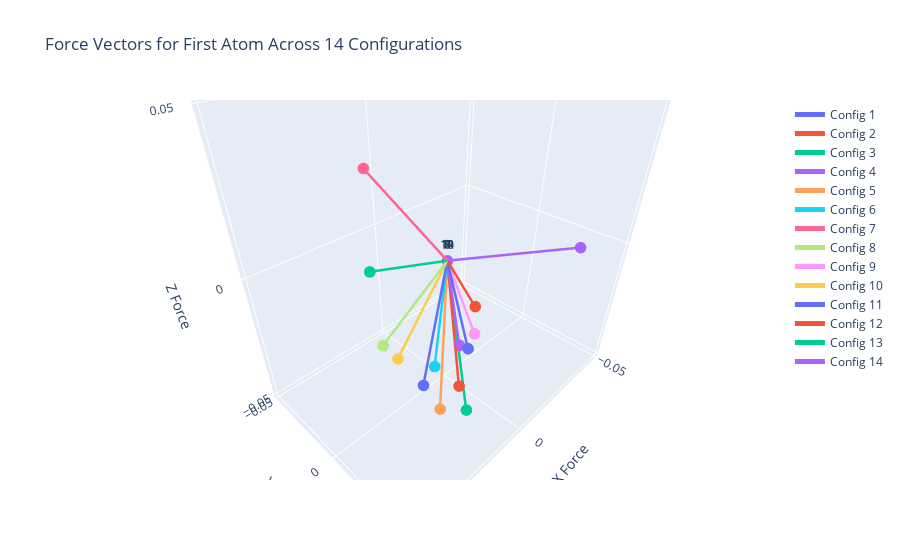

The cell this chart's notebook holds for it:
### Code cell
import ase.io
import numpy as np
import plotly.graph_objects as go

# Function to plot force vectors interactively with line arrows
def plot_force_vectors_interactive(force_vectors):
    fig = go.Figure()

    # Plot arrows for each force vector
    for i, force in enumerate(force_vectors):
        fig.add_trace(go.Scatter3d(
            x=[0, force[0]],
            y=[0, force[1]],
            z=[0, force[2]],
            mode='lines+markers+text',
            marker=dict(size=4),
            line=dict(width=5),
            text=[f'{i+1}'],
            textposition='top center',
            name=f'Config {i+1}'
        ))
    
    max_force = np.max(np.abs(force_vectors))
    fig.update_layout(
        scene=dict(
            xaxis=dict(range=[-max_force, max_force], title='X Force'),
            yaxis=dict(range=[-max_force, max_force], title='Y Force'),
            zaxis=dict(range=[-max_force, max_force], title='Z Force'),
        ),
        title='Force Vectors for First Atom Across 14 Configurations',
    )
    
    fig.show()

# Specify the full path to the file mp-1200374.extxyz
file_path = '../datasets/mp-1200374.extxyz'

# Read the file mp-1200374.extxyz
atoms_list = ase.io.read(file_path, index=':')

# Extract forces for the first atom in each configuration
forces_first_atom = [atoms.get_forces()[0] for atoms in atoms_list]

# Plot the force vectors interactively with line arrows
plot_force_vectors_interactive(forces_first_atom)

### Figure 1 — Plotly figure (JSON) as saved in the notebook; plotly's stock layout.template omitted (floating-point values rounded to 4 significant figures)
{"data": [{"line": {"width": 5}, "marker": {"size": 4}, "mode": "lines+markers+text", "name": "Config 1", "text": ["1"], "textposition": "top center", "type": "scatter3d", "x": [0, 0.04128], "y": [0, 0.04446], "z": [0, -0.001819]}, {"line": {"width": 5}, "marker": {"size": 4}, "mode": "lines+markers+text", "name": "Config 2", "text": ["2"], "textposition": "top center", "type": "scatter3d", "x": [0, 0.01608], "y": [0, 0.03542], "z": [0, 0.0038]}, {"line": {"width": 5}, "marker": {"size": 4}, "mode": "lines+markers+text", "name": "Config 3", "text": ["3"], "textposition": "top center", "type": "scatter3d", "x": [0, 0.0279], "y": [0, 0.0479], "z": [0, -0.01956]}, {"line": {"width": 5}, "marker": {"size": 4}, "mode": "lines+markers+text", "name": "Config 4", "text": ["4"], "textposition": "top center", "type": "scatter3d", "x": [0, 0.02363], "y": [0, 0.03771], "z": [0, -0.003913]}, {"line": {"width": 5}, "marker": {"size": 4}, "mode": "lines+markers+text", "name": "Config 5", "text": ["5"], "textposition": "top center", "type": "scatter3d", "x": [0, 0.03859], "y": [0, 0.04854], "z": [0, -0.009848]}, {"line": {"width": 5}, "marker": {"size": 4}, "mode": "lines+markers+text", "name": "Config 6", "text": ["6"], "textposition": "top center", "type": "scatter3d", "x": [0, 0.03217], "y": [0, 0.03692], "z": [0, -0.005932]}, {"line": {"width": 5}, "marker": {"size": 4}, "mode": "lines+markers+text", "name": "Config 7", "text": ["7"], "textposition": "top center", "type": "scatter3d", "x": [0, 0.05107], "y": [0, 0.04057], "z": [0, 0.05125]}, {"line": {"width": 5}, "marker": {"size": 4}, "mode": "lines+markers+text", "name": "Config 8", "text": ["8"], "textposition": "top center", "type": "scatter3d", "x": [0, 0.04946], "y": [0, 0.03987], "z": [0, 0.01354]}, {"line": {"width": 5}, "marker": {"size": 4}, "mode": "lines+markers+text", "name": "Config 9", "text": ["9"], "textposition": "top center", "type": "scatter3d", "x": [0, 0.01726], "y": [0, 0.03733], "z": [0, -0.003986]}, {"line": {"width": 5}, "marker": {"size": 4}, "mode": "lines+markers+text", "name": "Config 10", "text": ["10"], "textposition": "top center", "type": "scatter3d", "x": [0, 0.04384], "y": [0, 0.03661], "z": [0, 0.004493]}, {"line": {"width": 5}, "marker": {"size": 4}, "mode": "lines+markers+text", "name": "Config 11", "text": ["11"], "textposition": "top center", "type": "scatter3d", "x": [0, 0.02774], "y": [0, 0.04655], "z": [0, 0.001613]}, {"line": {"width": 5}, "marker": {"size": 4}, "mode": "lines+markers+text", "name": "Config 12", "text": ["12"], "textposition": "top center", "type": "scatter3d", "x": [0, 0.03302], "y": [0, 0.0497], "z": [0, -0.005561]}, {"line": {"width": 5}, "marker": {"size": 4}, "mode": "lines+markers+text", "name": "Config 13", "text": ["13"], "textposition": "top center", "type": "scatter3d", "x": [0, 0.04753], "y": [0, 0.03277], "z": [0, 0.02823]}, {"line": {"width": 5}, "marker": {"size": 4}, "mode": "lines+markers+text", "name": "Config 14", "text": ["14"], "textposition": "top center", "type": "scatter3d", "x": [0, -0.01994], "y": [0, 0.04761], "z": [0, 0.01027]}], "layout": {"autosize": true, "dragmode": "pan", "scene": {"aspectmode": "auto", "aspectratio": {"x": 1.127, "y": 0.7891, "z": 1.124}, "camera": {"center": {"x": 0.0893, "y": -0.005868, "z": -0.08343}, "eye": {"x": 1.013, "y": 0.9176, "z": 0.8401}, "projection": {"type": "perspective"}, "up": {"x": 0, "y": 0, "z": 1}}, "dragmode": "pan", "xaxis": {"range": [-0.05125, 0.05125], "title": {"text": "X Force"}, "type": "linear"}, "yaxis": {"range": [-0.05125, 0.05125], "title": {"text": "Y Force"}, "type": "linear"}, "zaxis": {"range": [-0.05125, 0.05125], "title": {"text": "Z Force"}, "type": "linear"}}, "title": {"text": "Force Vectors for First Atom Across 14 Configurations"}}}
